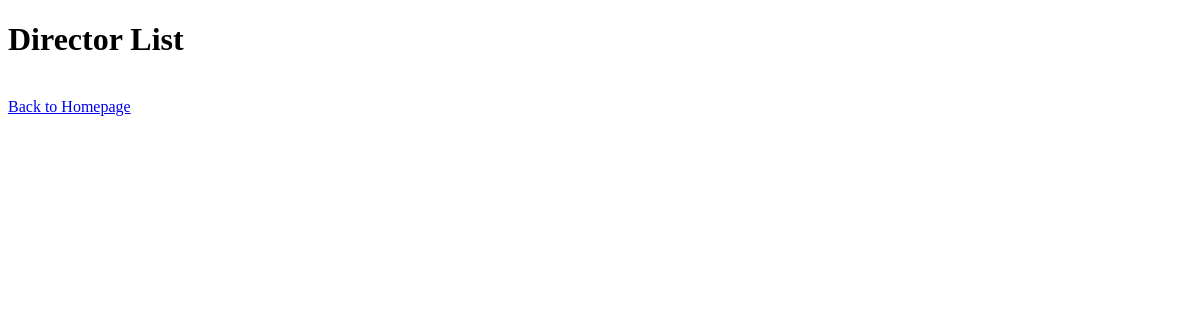
Page /drama/directors/ on the earlier database version.
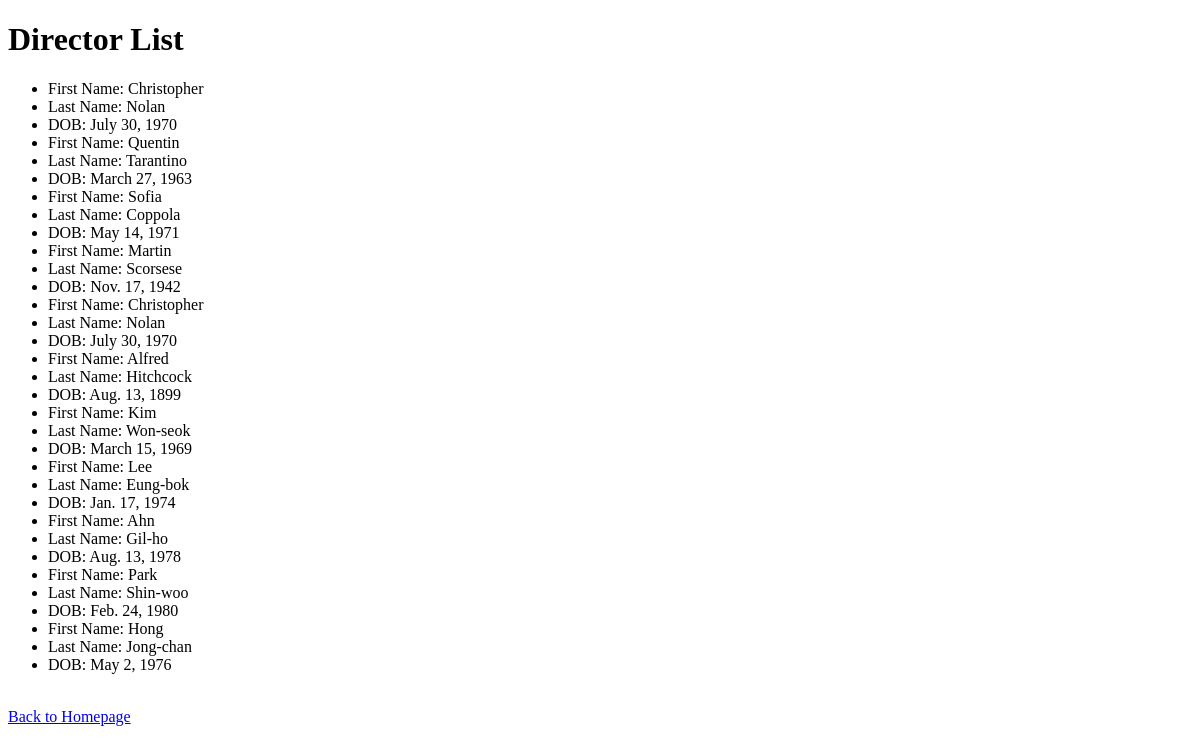
Same page on the later database version.
### drama_app/models.py (models this page shows, shortened)
class Director(models.Model):
    first_name = models.CharField(max_length=100)
    last_name = models.CharField(max_length=100)
    date_of_birth = models.DateField()

### drama_app/views.py (the view)
# urls.py: path('directors/', DirectorList.as_view(), name='director-list'),
class DirectorList(View):
    def get(self,request):
        directors = Director.objects.all()
        return render(request=request, template_name='director_list.html',context={'directors':directors})

### drama_app/templates/director_list.html (shortened to what this page needs)
<!DOCTYPE html>
<html>
<head>
</head>
<body>
    <h1>Director List</h1>
    <ul>
        {% for director in directors %}
        <li>First Name: {{ director.first_name }}</li>
        <li>Last Name: {{ director.last_name }}</li>
        <li>DOB: {{ director.date_of_birth }}</li>
        {% endfor %}
    </ul>
    <br>
    <a href="{% url 'homepage' %}">Back to Homepage</a>
</body>
</html>

Differences in the rows shown:
added Director: first_name "Christopher", last_name "Nolan", date_of_birth "July 30, 1970"
added Director: first_name "Quentin", last_name "Tarantino", date_of_birth "March 27, 1963"
added Director: first_name "Sofia", last_name "Coppola", date_of_birth "May 14, 1971"
added Director: first_name "Martin", last_name "Scorsese", date_of_birth "Nov. 17, 1942"
added Director: first_name "Christopher", last_name "Nolan", date_of_birth "July 30, 1970"
added Director: first_name "Alfred", last_name "Hitchcock", date_of_birth "Aug. 13, 1899"
added Director: first_name "Kim", last_name "Won-seok", date_of_birth "March 15, 1969"
added Director: first_name "Lee", last_name "Eung-bok", date_of_birth "Jan. 17, 1974"
added Director: first_name "Ahn", last_name "Gil-ho", date_of_birth "Aug. 13, 1978"
added Director: first_name "Park", last_name "Shin-woo", date_of_birth "Feb. 24, 1980"
added Director: first_name "Hong", last_name "Jong-chan", date_of_birth "May 2, 1976"
